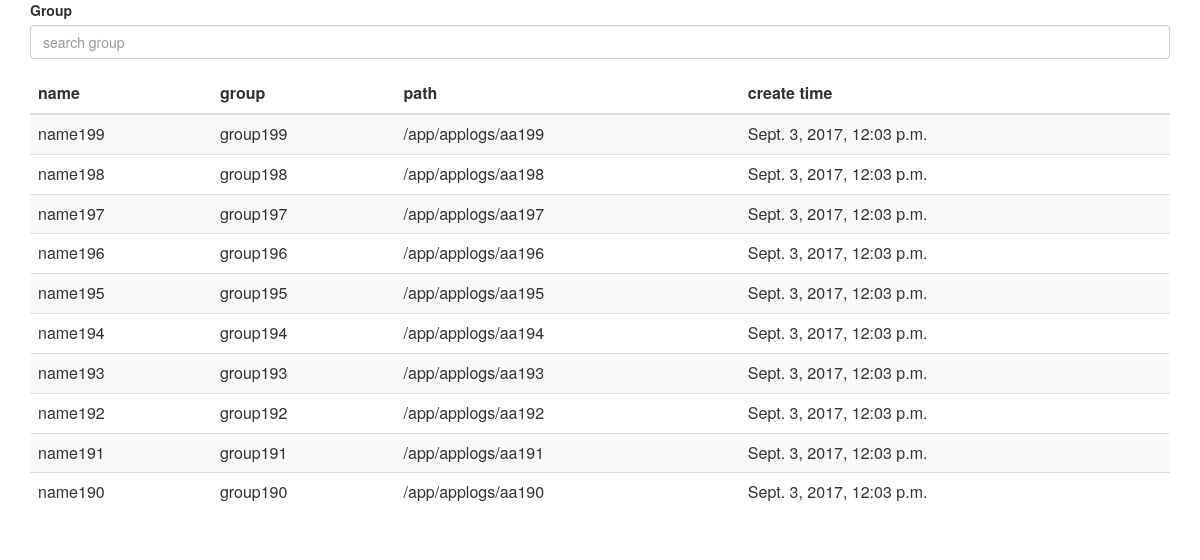
The page / on the database its author committed.
### errorlog/models/models.py (models this page shows)
class errorLog(models.Model) :
    name = models.CharField(max_length=100, verbose_name="name")
    group = models.CharField(max_length=255, verbose_name="group")
    path = models.CharField(max_length=1000, verbose_name="path")
    createTime = models.DateTimeField(default=datetime.now, verbose_name="create_time")

### errorlog/views/views.py (the view, shortened to what this page needs)
# urls.py: url(r'^$', IndexView.as_view(), name="index"),
class IndexView(FormView):
    template_name = 'index.html'
    form_class = SearchForm
    def get_data(self, group, page):
        if group == None or group.strip() == "" :
            data = errorLog.objects.order_by("-createTime");
        else:
            data = errorLog.objects.filter(Q(group=group)).order_by("-createTime");
        paginator = Paginator(data, 10)
        try:
            show_lines = paginator.page(page)
        except PageNotAnInteger:
            show_lines = paginator.page(1)
        except EmptyPage:
            show_lines = paginator.page(paginator.num_pages)
        return show_lines
    def get(self, request):
        group = request.GET.get("group")
        page = request.GET.get('page')
        count = errorLog.objects.count()
        show_lines = self.get_data(group, page)
        return render(request,  'index.html', {'lines': show_lines, 'group': group, 'form': SearchForm})

### errorlog/templates/index.html (shortened to what this page needs)
{% load bootstrap3 %}
{% bootstrap_css %}
<div class="container">
    <form name="searchForm" action="/" method="post" role="form">
        {% bootstrap_field form.group placeholder='search group' layout='horizontal' horizontal_label_class='col-md-1' horizontal_field_class='col-md-4' %}
    </form>
    <table class="table table-striped table-hover">
        <thead>
        <tr>
            <th>name</th>
            <th>group</th>
            <th>path</th>
            <th>create time</th>
        </tr>
        </thead>
        <tbody>
        {% for line in lines %}
        <tr>
            <td>{{ line.name }}</td>
            <td>{{ line.group }}</td>
            <td>{{ line.path }}</td>
            <td>{{ line.createTime }}</td>
        </tr>
        {% endfor %}
        </tbody>
    </table>
</div>

### rows shown on the page
errorLog: name "name199", group "group199", path "/app/applogs/aa199", createTime "Sept. 3, 2017, 12:03 p.m."
errorLog: name "name198", group "group198", path "/app/applogs/aa198", createTime "Sept. 3, 2017, 12:03 p.m."
errorLog: name "name197", group "group197", path "/app/applogs/aa197", createTime "Sept. 3, 2017, 12:03 p.m."
errorLog: name "name196", group "group196", path "/app/applogs/aa196", createTime "Sept. 3, 2017, 12:03 p.m."
errorLog: name "name195", group "group195", path "/app/applogs/aa195", createTime "Sept. 3, 2017, 12:03 p.m."
errorLog: name "name194", group "group194", path "/app/applogs/aa194", createTime "Sept. 3, 2017, 12:03 p.m."
errorLog: name "name193", group "group193", path "/app/applogs/aa193", createTime "Sept. 3, 2017, 12:03 p.m."
errorLog: name "name192", group "group192", path "/app/applogs/aa192", createTime "Sept. 3, 2017, 12:03 p.m."
errorLog: name "name191", group "group191", path "/app/applogs/aa191", createTime "Sept. 3, 2017, 12:03 p.m."
errorLog: name "name190", group "group190", path "/app/applogs/aa190", createTime "Sept. 3, 2017, 12:03 p.m."
